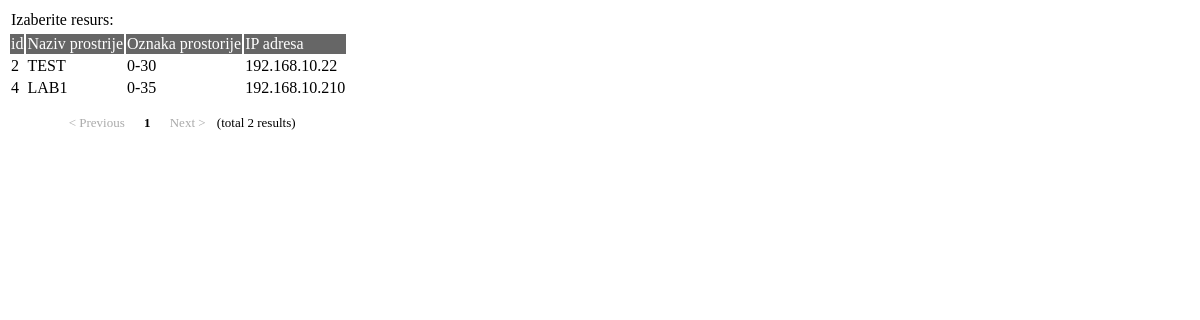
The page /pages/resursi_list.inc.php on the database its author committed.
### tables this page shows
CREATE TABLE IF NOT EXISTS `resursi` (
  `id` int(11) NOT NULL AUTO_INCREMENT,
  `naziv` varchar(100) DEFAULT NULL,
  `oznaka` varchar(10) DEFAULT NULL,
  `ip_adresa` varchar(20) DEFAULT NULL,
  PRIMARY KEY (`id`)
);

### pages/resursi_list.inc.php (the view, shortened to what this page needs)
<?php
   include "incl/data.inc.php";
   $sqlQuery = "SELECT * FROM resursi";
    $totalresult = mysql_num_rows(mysql_query($sqlQuery));
    $currentPage = $_SERVER["PHP_SELF"];
    $maxRows_comp = 20;
    $pageNum_comp = 0;
    $startRow_comp = $pageNum_comp * $maxRows_comp;
    $sqlQueryLimit = sprintf("%s LIMIT %d, %d", $sqlQuery, $startRow_comp, $maxRows_comp);
    $row_comp = mysql_query($sqlQueryLimit);
?>
<html>
<head>
<link rel="stylesheet" href="css/styles.css" type="text/css">
</head>
<body>
<form action="<? echo $currentPage ?>" method="post" name="myform">
<table>
    <tr>
        <td colspan="3">Izaberite resurs:</td>
    </tr>
</table>
<table id="students">
    <tr id="header">
         <td>id</td>
         <td>Naziv prostrije</td>
         <td>Oznaka prostorije</td>
         <td>IP adresa</td>
    </tr>
    <? while($red = mysql_fetch_assoc($row_comp))
    {?>
    <tr style="cursor:default" onMouseOut="this.bgColor='#FFFFFF'" onMouseOver="this.bgColor='#999999'" onclick="window.opener.document.myform.resurs_id.value='<? echo $red['id']; ?>';window.opener.document.myform.prostorija_naziv.value='<? echo  $red['naziv']; ?>';window.opener.document.myform.prostorija_oznaka.value='<? echo $red['oznaka'] ?>';window.close();">
        <td><? echo $red['id'] ?></td>
        <td><? echo $red['naziv'] ?></td>
        <td><? echo $red['oznaka'] ?></td>
        <td><? echo $red['ip_adresa'] ?></td>
    </tr>
    <? } ?>
    <tr><td></td></tr>
    <tr><td colspan="5"><? $dbManip->doPageslist(20,'/napokon/resursi_list.inc.php','',$totalresult); ?></td></tr>
</table>
</form>
</body>
</html>

### css/styles.css (style rules this page uses)
table#students #header { background-color:#666666; color:#FFFFFF; }

### rows shown on the page
resursi: id "2", naziv "TEST", oznaka "0-30", ip_adresa "192.168.10.22"
resursi: id "4", naziv "LAB1", oznaka "0-35", ip_adresa "192.168.10.210"

### other values the page prints
$total "2"
